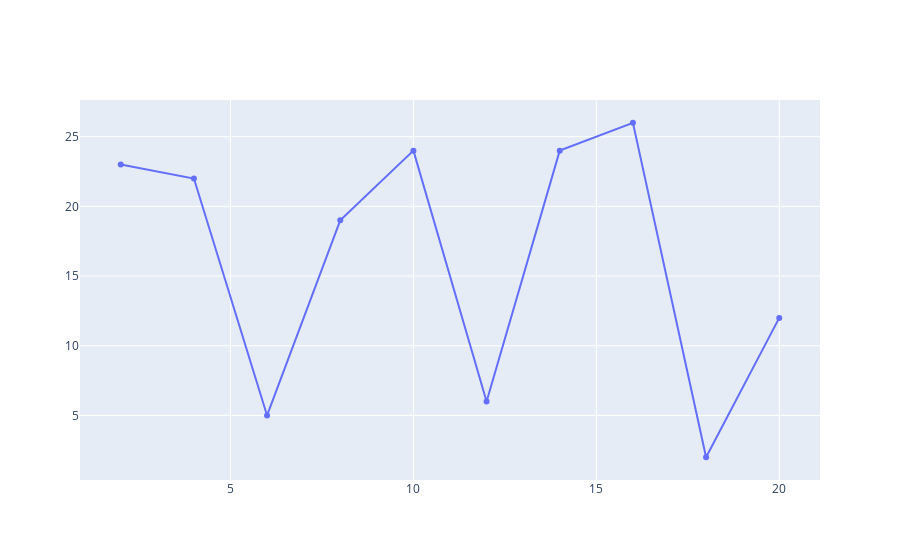

Here is the notebook cell this chart was saved with:
### Markdown cell above
Podemos pasarle los valores del eje X...

### Code cell
#Hagamos un grafico de lineas.
from plotly.offline import iplot
import plotly.graph_objects as go
import numpy as np

values_x = np.array([2, 4, 6, 8 , 10 , 12, 14, 16, 18, 20]) #Generamos 10 valores para el eje x
values_y = np.random.randint(low=0, high=30, size=10) #Generamos 10 valores aleatorios entre 0 y 30
print("Values are: ", values) #Imprimimos los valores generados

data = [go.Scatter(x=values_x, y=values_y)] #Creamos un objeto de tipo scatter con los valores generados anteriormente y lo guardamos en la variable data
iplot(data) #Graficamos los valores

### Figure 1 — Plotly figure (JSON) as saved in the notebook; plotly's stock layout.template omitted (floating-point values rounded to 4 significant figures)
{"data": [{"type": "scatter", "x": [2, 4, 6, 8, 10, 12, 14, 16, 18, 20], "y": [23, 22, 5, 19, 24, 6, 24, 26, 2, 12]}], "layout": {}}
